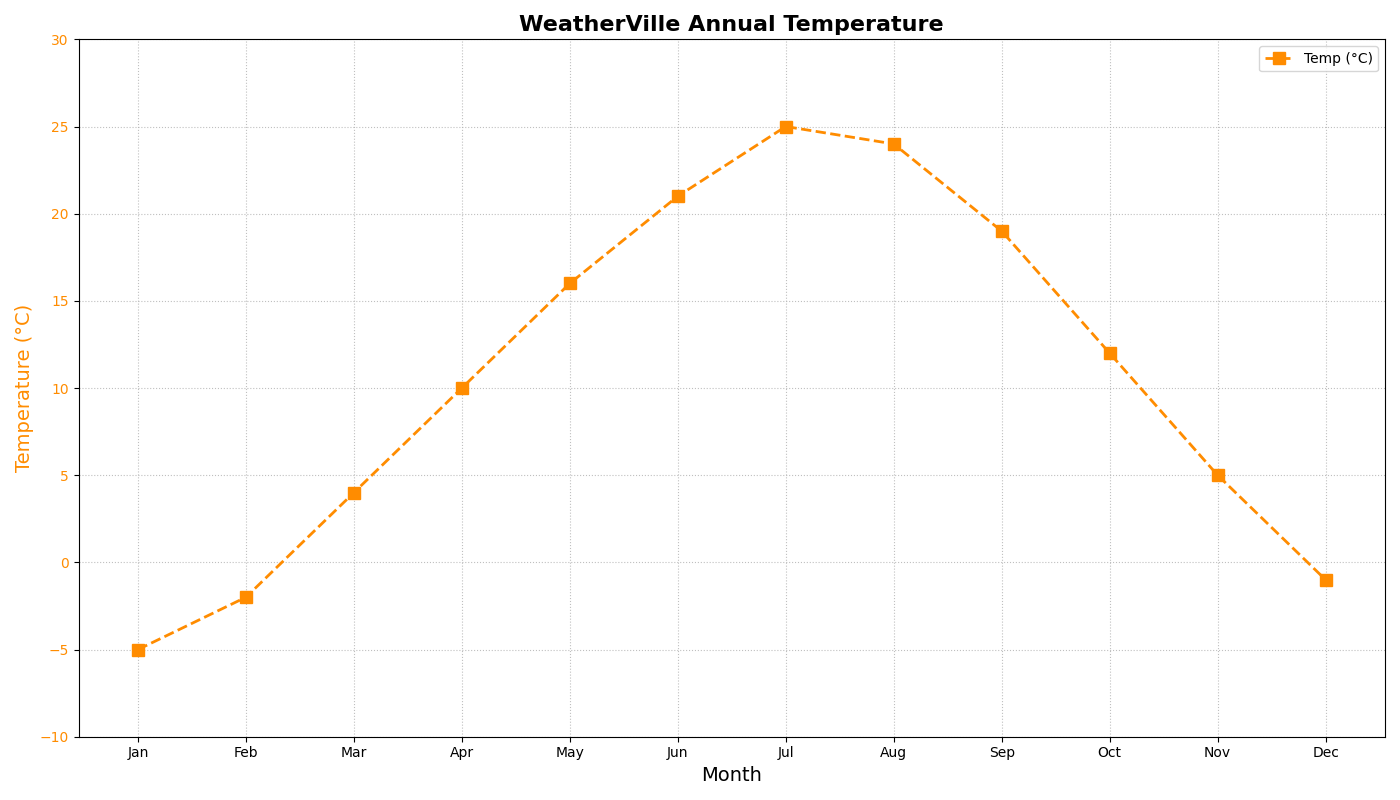

Source code (Python):
import matplotlib.pyplot as plt
import numpy as np

months = np.array(['Jan', 'Feb', 'Mar', 'Apr', 'May', 'Jun', 'Jul', 'Aug', 'Sep', 'Oct', 'Nov', 'Dec'])
temperature_celsius = np.array([-5, -2, 4, 10, 16, 21, 25, 24, 19, 12, 5, -1])

fig, ax1 = plt.subplots(figsize=(14, 8))

ax1.plot(months, temperature_celsius, color='darkorange', marker='s', linestyle='--', linewidth=2, markersize=8, label='Temp (°C)')
ax1.set_xlabel('Month', fontsize=14)
ax1.set_ylabel('Temperature (°C)', fontsize=14, color='darkorange')
ax1.tick_params(axis='y', labelcolor='darkorange')
ax1.set_ylim(-10, 30)

plt.title('WeatherVille Annual Temperature', fontsize=16, fontweight='bold')

ax1.legend(loc='upper right')

ax1.grid(True, linestyle=':', alpha=0.8)
plt.tight_layout()
plt.show()
